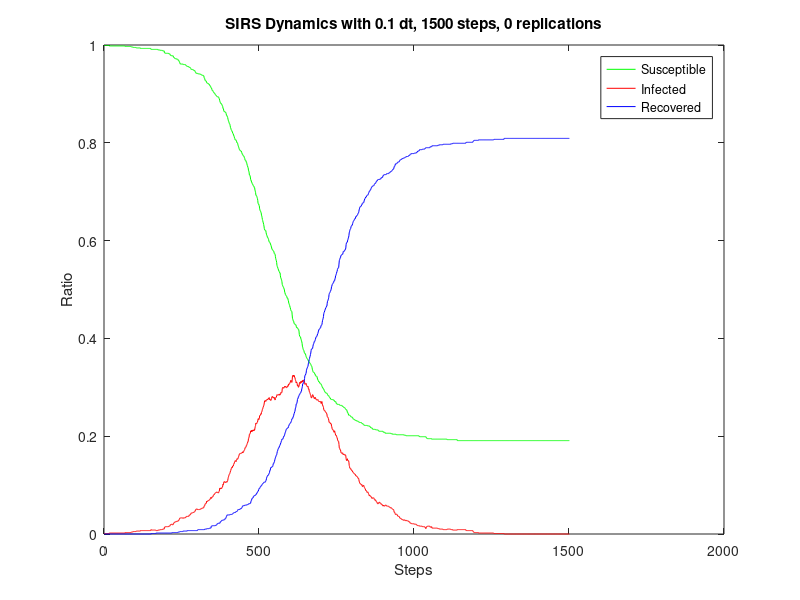

MATLAB code for this plot:
steps = 1500;
dt = 0.1;
replications = 0;
dynamics = [
0.999,0.001,0.000;
0.999,0.001,0.000;
0.999,0.001,0.000;
0.999,0.001,0.000;
0.999,0.001,0.000;
0.999,0.001,0.000;
0.999,0.001,0.000;
0.999,0.001,0.000;
0.999,0.001,0.000;
0.999,0.001,0.000;
0.999,0.001,0.000;
0.999,0.001,0.000;
0.999,0.001,0.000;
0.999,0.001,0.000;
0.999,0.001,0.000;
0.999,0.001,0.000;
0.998,0.002,0.000;
0.998,0.002,0.000;
0.998,0.002,0.000;
0.998,0.002,0.000;
0.998,0.002,0.000;
0.998,0.002,0.000;
0.998,0.002,0.000;
0.998,0.002,0.000;
0.998,0.002,0.000;
0.998,0.002,0.000;
0.998,0.002,0.000;
0.998,0.002,0.000;
0.998,0.002,0.000;
0.998,0.002,0.000;
0.998,0.002,0.000;
0.998,0.002,0.000;
0.998,0.002,0.000;
0.998,0.002,0.000;
0.998,0.002,0.000;
0.998,0.002,0.000;
0.998,0.002,0.000;
0.998,0.002,0.000;
0.998,0.002,0.000;
0.998,0.002,0.000;
0.998,0.002,0.000;
0.998,0.002,0.000;
0.998,0.002,0.000;
0.998,0.002,0.000;
0.998,0.002,0.000;
0.998,0.002,0.000;
0.998,0.002,0.000;
0.998,0.002,0.000;
0.998,0.002,0.000;
0.998,0.002,0.000;
0.998,0.002,0.000;
0.998,0.002,0.000;
0.998,0.002,0.000;
0.998,0.002,0.000;
0.998,0.002,0.000;
0.998,0.002,0.000;
0.998,0.002,0.000;
0.998,0.002,0.000;
0.998,0.002,0.000;
0.998,0.002,0.000;
0.998,0.002,0.000;
0.998,0.002,0.000;
0.998,0.002,0.000;
0.998,0.002,0.000;
0.998,0.002,0.000;
0.998,0.002,0.000;
0.998,0.002,0.000;
0.998,0.002,0.000;
0.997,0.003,0.000;
0.997,0.003,0.000;
0.997,0.003,0.000;
0.997,0.003,0.000;
0.997,0.003,0.000;
0.997,0.003,0.000;
0.997,0.003,0.000;
0.997,0.003,0.000;
0.997,0.003,0.000;
0.997,0.003,0.000;
0.997,0.003,0.000;
0.997,0.003,0.000;
0.997,0.003,0.000;
0.997,0.003,0.000;
0.997,0.003,0.000;
0.997,0.003,0.000;
0.997,0.003,0.000;
0.997,0.003,0.000;
0.997,0.003,0.000;
0.996,0.004,0.000;
0.996,0.004,0.000;
0.996,0.004,0.000;
0.996,0.004,0.000;
0.996,0.004,0.000;
0.996,0.004,0.000;
0.995,0.005,0.000;
0.995,0.005,0.000;
0.995,0.005,0.000;
0.995,0.005,0.000;
0.995,0.005,0.000;
0.995,0.005,0.000;
0.995,0.005,0.000;
0.995,0.005,0.000;
0.995,0.005,0.000;
0.995,0.005,0.000;
0.994,0.006,0.000;
0.994,0.006,0.000;
0.994,0.006,0.000;
0.994,0.006,0.000;
0.994,0.006,0.000;
0.994,0.006,0.000;
0.994,0.006,0.000;
0.994,0.006,0.000;
0.994,0.006,0.000;
0.994,0.006,0.000;
0.994,0.006,0.000;
0.994,0.006,0.000;
0.994,0.006,0.000;
0.994,0.006,0.000;
0.993,0.007,0.000;
0.993,0.007,0.000;
0.993,0.007,0.000;
0.993,0.007,0.000;
0.993,0.007,0.000;
0.993,0.007,0.000;
0.993,0.007,0.000;
0.993,0.007,0.000;
0.993,0.007,0.000;
0.993,0.007,0.000;
0.993,0.007,0.000;
0.993,0.007,0.000;
0.993,0.007,0.000;
0.993,0.007,0.000;
0.993,0.007,0.000;
0.993,0.007,0.000;
0.993,0.007,0.000;
0.993,0.007,0.000;
0.993,0.007,0.000;
0.993,0.007,0.000;
0.993,0.007,0.000;
0.993,0.007,0.000;
0.993,0.007,0.000;
0.993,0.007,0.000;
0.993,0.007,0.000;
0.993,0.007,0.000;
0.993,0.007,0.000;
0.993,0.007,0.000;
0.993,0.007,0.000;
0.993,0.007,0.000;
0.993,0.007,0.000;
0.993,0.007,0.000;
0.993,0.007,0.000;
0.992,0.008,0.000;
0.991,0.009,0.000;
0.991,0.008,0.001;
0.991,0.008,0.001;
0.991,0.008,0.001;
0.991,0.008,0.001;
0.991,0.008,0.001;
0.991,0.008,0.001;
0.991,0.008,0.001;
0.991,0.008,0.001;
0.991,0.008,0.001;
0.991,0.008,0.001;
0.991,0.008,0.001;
0.991,0.008,0.001;
0.991,0.008,0.001;
0.991,0.008,0.001;
0.991,0.008,0.001;
0.991,0.007,0.002;
0.991,0.007,0.002;
0.991,0.007,0.002;
0.991,0.007,0.002;
0.991,0.007,0.002;
0.991,0.007,0.002;
0.990,0.008,0.002;
0.990,0.008,0.002;
0.990,0.008,0.002;
0.990,0.008,0.002;
0.990,0.008,0.002;
0.990,0.008,0.002;
0.990,0.008,0.002;
0.989,0.009,0.002;
0.989,0.009,0.002;
0.989,0.009,0.002;
0.989,0.009,0.002;
0.989,0.009,0.002;
0.989,0.009,0.002;
0.989,0.009,0.002;
0.989,0.009,0.002;
0.988,0.010,0.002;
0.988,0.010,0.002;
0.988,0.010,0.002;
0.988,0.010,0.002;
0.988,0.010,0.002;
0.988,0.010,0.002;
0.984,0.014,0.002;
0.984,0.014,0.002;
0.984,0.014,0.002;
0.983,0.015,0.002;
0.983,0.015,0.002;
0.983,0.015,0.002;
0.983,0.015,0.002;
0.983,0.015,0.002;
0.983,0.015,0.002;
0.983,0.015,0.002;
0.983,0.015,0.002;
0.983,0.015,0.002;
0.983,0.015,0.002;
0.983,0.015,0.002;
0.982,0.016,0.002;
0.982,0.016,0.002;
0.982,0.016,0.002;
0.982,0.016,0.002;
0.981,0.017,0.002;
0.979,0.019,0.002;
0.979,0.019,0.002;
0.979,0.019,0.002;
0.978,0.020,0.002;
0.978,0.020,0.002;
0.978,0.020,0.002;
0.978,0.019,0.003;
0.978,0.019,0.003;
0.978,0.019,0.003;
0.978,0.019,0.003;
0.975,0.022,0.003;
0.975,0.022,0.003;
0.974,0.023,0.003;
0.974,0.023,0.003;
0.973,0.024,0.003;
0.972,0.025,0.003;
0.972,0.025,0.003;
0.972,0.025,0.003;
0.972,0.025,0.003;
0.972,0.025,0.003;
0.971,0.026,0.003;
0.971,0.026,0.003;
0.971,0.026,0.003;
0.971,0.026,0.003;
0.971,0.026,0.003;
0.970,0.026,0.004;
0.968,0.028,0.004;
0.968,0.028,0.004;
0.968,0.028,0.004;
0.966,0.030,0.004;
0.964,0.032,0.004;
0.963,0.032,0.005;
0.961,0.033,0.005;
0.961,0.033,0.005;
0.961,0.033,0.005;
0.961,0.033,0.005;
0.961,0.033,0.005;
0.961,0.033,0.005;
0.961,0.033,0.005;
0.961,0.033,0.005;
0.961,0.033,0.005;
0.961,0.032,0.006;
0.960,0.033,0.006;
0.960,0.033,0.006;
0.960,0.033,0.006;
0.960,0.033,0.006;
0.960,0.033,0.006;
0.960,0.033,0.006;
0.960,0.033,0.006;
0.959,0.034,0.006;
0.959,0.034,0.006;
0.958,0.035,0.006;
0.957,0.036,0.006;
0.957,0.036,0.006;
0.957,0.036,0.006;
0.956,0.036,0.007;
0.956,0.036,0.007;
0.956,0.036,0.007;
0.956,0.036,0.007;
0.956,0.036,0.007;
0.955,0.037,0.007;
0.954,0.039,0.007;
0.954,0.039,0.007;
0.954,0.039,0.007;
0.954,0.039,0.007;
0.953,0.040,0.007;
0.952,0.041,0.007;
0.950,0.043,0.007;
0.950,0.043,0.007;
0.950,0.043,0.007;
0.950,0.043,0.007;
0.950,0.043,0.007;
0.950,0.043,0.007;
0.949,0.044,0.007;
0.949,0.044,0.007;
0.949,0.044,0.007;
0.948,0.045,0.007;
0.948,0.045,0.007;
0.948,0.045,0.007;
0.947,0.046,0.007;
0.946,0.047,0.007;
0.944,0.049,0.007;
0.944,0.049,0.007;
0.942,0.051,0.007;
0.942,0.051,0.007;
0.942,0.051,0.007;
0.942,0.051,0.007;
0.942,0.051,0.007;
0.942,0.050,0.008;
0.941,0.050,0.009;
0.941,0.050,0.009;
0.941,0.050,0.009;
0.941,0.050,0.009;
0.941,0.050,0.009;
0.941,0.050,0.009;
0.941,0.050,0.009;
0.940,0.051,0.009;
0.940,0.051,0.009;
0.940,0.051,0.009;
0.940,0.051,0.009;
0.939,0.052,0.009;
0.939,0.052,0.009;
0.938,0.053,0.009;
0.938,0.053,0.009;
0.938,0.053,0.009;
0.938,0.053,0.009;
0.938,0.053,0.009;
0.937,0.054,0.009;
0.937,0.054,0.009;
0.933,0.057,0.009;
0.932,0.058,0.009;
0.931,0.058,0.010;
0.928,0.061,0.010;
0.927,0.062,0.010;
0.927,0.062,0.010;
0.926,0.063,0.010;
0.926,0.063,0.010;
0.923,0.067,0.010;
0.923,0.066,0.011;
0.922,0.067,0.011;
0.922,0.067,0.011;
0.921,0.068,0.011;
0.921,0.068,0.011;
0.921,0.068,0.011;
0.920,0.069,0.011;
0.920,0.069,0.011;
0.918,0.070,0.012;
0.918,0.070,0.012;
0.916,0.072,0.012;
0.916,0.072,0.012;
0.915,0.073,0.012;
0.913,0.075,0.012;
0.912,0.073,0.016;
0.912,0.073,0.016;
0.909,0.075,0.016;
0.907,0.076,0.017;
0.907,0.076,0.017;
0.907,0.076,0.017;
0.905,0.078,0.017;
0.904,0.079,0.017;
0.903,0.080,0.017;
0.903,0.080,0.017;
0.901,0.082,0.017;
0.901,0.082,0.017;
0.900,0.083,0.017;
0.899,0.084,0.017;
0.898,0.084,0.018;
0.897,0.085,0.018;
0.897,0.085,0.018;
0.896,0.086,0.018;
0.895,0.086,0.019;
0.894,0.085,0.021;
0.894,0.085,0.021;
0.894,0.085,0.021;
0.894,0.084,0.022;
0.894,0.084,0.022;
0.893,0.085,0.022;
0.891,0.087,0.022;
0.890,0.088,0.022;
0.887,0.092,0.022;
0.884,0.094,0.022;
0.883,0.092,0.025;
0.882,0.093,0.025;
0.880,0.094,0.026;
0.880,0.094,0.026;
0.880,0.093,0.027;
0.878,0.094,0.028;
0.877,0.095,0.028;
0.876,0.096,0.028;
0.874,0.098,0.028;
0.870,0.102,0.028;
0.870,0.101,0.029;
0.867,0.104,0.029;
0.864,0.107,0.029;
0.864,0.107,0.029;
0.864,0.107,0.029;
0.863,0.107,0.030;
0.863,0.105,0.032;
0.862,0.106,0.032;
0.862,0.106,0.032;
0.860,0.106,0.034;
0.856,0.107,0.036;
0.856,0.106,0.037;
0.855,0.106,0.039;
0.853,0.108,0.039;
0.852,0.109,0.039;
0.848,0.113,0.039;
0.846,0.116,0.039;
0.844,0.118,0.039;
0.842,0.120,0.039;
0.840,0.122,0.039;
0.839,0.123,0.039;
0.838,0.124,0.039;
0.835,0.126,0.040;
0.831,0.129,0.040;
0.830,0.130,0.040;
0.827,0.133,0.040;
0.826,0.134,0.040;
0.825,0.135,0.040;
0.823,0.137,0.040;
0.823,0.136,0.041;
0.820,0.139,0.041;
0.819,0.139,0.042;
0.818,0.139,0.043;
0.816,0.142,0.043;
0.814,0.144,0.043;
0.813,0.144,0.044;
0.810,0.147,0.044;
0.809,0.148,0.044;
0.806,0.150,0.044;
0.806,0.150,0.044;
0.806,0.149,0.045;
0.806,0.148,0.046;
0.804,0.150,0.046;
0.802,0.152,0.046;
0.800,0.154,0.046;
0.800,0.153,0.047;
0.799,0.153,0.048;
0.796,0.154,0.050;
0.794,0.156,0.050;
0.792,0.158,0.050;
0.790,0.160,0.050;
0.788,0.162,0.050;
0.786,0.164,0.050;
0.785,0.164,0.051;
0.785,0.164,0.051;
0.784,0.165,0.051;
0.783,0.165,0.052;
0.783,0.165,0.052;
0.783,0.165,0.052;
0.780,0.166,0.053;
0.779,0.166,0.054;
0.777,0.166,0.056;
0.776,0.168,0.056;
0.775,0.166,0.058;
0.774,0.168,0.058;
0.773,0.169,0.058;
0.773,0.169,0.058;
0.771,0.171,0.058;
0.770,0.172,0.058;
0.768,0.173,0.059;
0.765,0.176,0.059;
0.764,0.177,0.059;
0.764,0.177,0.059;
0.763,0.178,0.059;
0.760,0.181,0.059;
0.760,0.181,0.059;
0.757,0.183,0.060;
0.754,0.185,0.060;
0.753,0.186,0.060;
0.750,0.189,0.060;
0.749,0.189,0.061;
0.744,0.195,0.061;
0.742,0.196,0.062;
0.740,0.198,0.062;
0.734,0.204,0.062;
0.734,0.204,0.062;
0.733,0.205,0.062;
0.730,0.206,0.063;
0.725,0.211,0.063;
0.723,0.210,0.067;
0.723,0.209,0.068;
0.719,0.212,0.069;
0.719,0.209,0.072;
0.717,0.210,0.073;
0.715,0.212,0.073;
0.715,0.211,0.074;
0.713,0.213,0.074;
0.712,0.211,0.077;
0.711,0.212,0.077;
0.711,0.211,0.078;
0.708,0.214,0.078;
0.708,0.213,0.079;
0.703,0.217,0.079;
0.701,0.220,0.079;
0.698,0.222,0.080;
0.693,0.227,0.080;
0.692,0.226,0.082;
0.692,0.226,0.082;
0.690,0.226,0.084;
0.688,0.228,0.084;
0.686,0.229,0.085;
0.682,0.231,0.087;
0.676,0.235,0.088;
0.675,0.236,0.088;
0.675,0.234,0.091;
0.672,0.235,0.093;
0.671,0.236,0.093;
0.665,0.242,0.093;
0.663,0.242,0.095;
0.661,0.243,0.096;
0.660,0.243,0.097;
0.658,0.246,0.097;
0.657,0.245,0.099;
0.652,0.249,0.099;
0.650,0.250,0.100;
0.647,0.252,0.101;
0.643,0.255,0.102;
0.641,0.256,0.103;
0.638,0.259,0.103;
0.636,0.260,0.104;
0.633,0.262,0.105;
0.630,0.264,0.106;
0.625,0.268,0.106;
0.622,0.272,0.106;
0.622,0.272,0.106;
0.621,0.273,0.106;
0.621,0.272,0.107;
0.620,0.271,0.109;
0.616,0.274,0.110;
0.613,0.274,0.113;
0.611,0.274,0.116;
0.610,0.274,0.117;
0.607,0.276,0.118;
0.606,0.275,0.120;
0.606,0.275,0.120;
0.604,0.277,0.120;
0.602,0.276,0.122;
0.599,0.278,0.123;
0.597,0.279,0.124;
0.597,0.277,0.126;
0.596,0.274,0.130;
0.595,0.275,0.130;
0.593,0.274,0.133;
0.591,0.273,0.136;
0.590,0.274,0.136;
0.587,0.277,0.136;
0.585,0.278,0.137;
0.582,0.281,0.137;
0.582,0.280,0.138;
0.581,0.281,0.138;
0.580,0.280,0.140;
0.579,0.278,0.144;
0.578,0.279,0.144;
0.578,0.278,0.145;
0.574,0.279,0.147;
0.573,0.279,0.148;
0.573,0.275,0.152;
0.572,0.274,0.154;
0.567,0.277,0.156;
0.563,0.279,0.158;
0.561,0.279,0.160;
0.559,0.280,0.161;
0.555,0.283,0.162;
0.549,0.285,0.165;
0.547,0.284,0.169;
0.546,0.284,0.170;
0.543,0.284,0.173;
0.542,0.284,0.174;
0.540,0.285,0.175;
0.538,0.285,0.177;
0.537,0.286,0.177;
0.536,0.284,0.180;
0.534,0.285,0.181;
0.534,0.284,0.182;
0.528,0.288,0.184;
0.524,0.289,0.186;
0.523,0.289,0.187;
0.521,0.288,0.190;
0.519,0.289,0.191;
0.516,0.290,0.194;
0.510,0.297,0.194;
0.508,0.299,0.194;
0.507,0.300,0.194;
0.506,0.299,0.196;
0.504,0.299,0.198;
0.503,0.298,0.200;
0.501,0.300,0.200;
0.499,0.300,0.201;
0.494,0.302,0.204;
0.493,0.301,0.206;
0.490,0.302,0.208;
0.489,0.301,0.210;
0.488,0.300,0.212;
0.487,0.299,0.214;
0.486,0.299,0.215;
0.485,0.300,0.215;
0.482,0.302,0.216;
0.482,0.301,0.217;
0.482,0.301,0.217;
0.478,0.305,0.217;
0.477,0.304,0.220;
0.472,0.307,0.221;
0.471,0.306,0.223;
0.469,0.307,0.224;
0.467,0.308,0.225;
0.464,0.310,0.226;
0.463,0.310,0.227;
0.459,0.314,0.227;
0.457,0.314,0.229;
0.456,0.314,0.230;
0.456,0.312,0.232;
0.455,0.310,0.235;
0.448,0.315,0.236;
0.441,0.323,0.236;
0.439,0.324,0.237;
0.437,0.323,0.240;
0.435,0.325,0.240;
0.435,0.322,0.243;
0.431,0.324,0.246;
0.430,0.324,0.247;
0.430,0.320,0.250;
0.429,0.320,0.251;
0.428,0.316,0.256;
0.428,0.314,0.258;
0.428,0.312,0.260;
0.425,0.309,0.266;
0.422,0.311,0.266;
0.422,0.310,0.267;
0.422,0.308,0.270;
0.422,0.303,0.275;
0.420,0.303,0.277;
0.419,0.304,0.277;
0.419,0.300,0.281;
0.418,0.301,0.281;
0.415,0.302,0.283;
0.408,0.307,0.285;
0.405,0.310,0.285;
0.404,0.309,0.287;
0.403,0.309,0.288;
0.403,0.308,0.289;
0.399,0.312,0.289;
0.398,0.310,0.292;
0.395,0.312,0.292;
0.393,0.310,0.297;
0.390,0.311,0.299;
0.384,0.314,0.302;
0.382,0.311,0.307;
0.379,0.313,0.308;
0.377,0.315,0.308;
0.376,0.314,0.310;
0.375,0.313,0.312;
0.371,0.314,0.314;
0.370,0.311,0.318;
0.370,0.306,0.324;
0.368,0.307,0.325;
0.368,0.307,0.325;
0.365,0.307,0.328;
0.363,0.308,0.329;
0.361,0.304,0.335;
0.360,0.303,0.337;
0.359,0.302,0.339;
0.358,0.302,0.340;
0.357,0.301,0.342;
0.355,0.302,0.343;
0.355,0.298,0.348;
0.355,0.296,0.350;
0.351,0.297,0.353;
0.351,0.292,0.357;
0.351,0.290,0.359;
0.349,0.289,0.362;
0.349,0.287,0.364;
0.348,0.285,0.367;
0.347,0.283,0.370;
0.345,0.280,0.375;
0.344,0.278,0.378;
0.343,0.279,0.378;
0.341,0.280,0.379;
0.337,0.284,0.379;
0.335,0.285,0.380;
0.332,0.284,0.384;
0.331,0.282,0.387;
0.331,0.280,0.389;
0.330,0.280,0.390;
0.330,0.277,0.393;
0.329,0.277,0.394;
0.327,0.279,0.394;
0.327,0.277,0.396;
0.324,0.279,0.398;
0.323,0.277,0.401;
0.323,0.275,0.403;
0.323,0.275,0.403;
0.323,0.274,0.404;
0.322,0.274,0.405;
0.319,0.274,0.407;
0.317,0.274,0.409;
0.315,0.275,0.410;
0.314,0.273,0.413;
0.313,0.272,0.415;
0.311,0.271,0.418;
0.311,0.271,0.418;
0.311,0.270,0.419;
0.309,0.271,0.420;
0.308,0.271,0.421;
0.307,0.271,0.422;
0.307,0.271,0.422;
0.307,0.267,0.426;
0.306,0.267,0.427;
0.304,0.270,0.427;
0.302,0.271,0.428;
0.301,0.266,0.433;
0.299,0.264,0.437;
0.299,0.262,0.439;
0.298,0.261,0.441;
0.296,0.259,0.445;
0.296,0.254,0.451;
0.294,0.253,0.453;
0.293,0.253,0.454;
0.291,0.252,0.457;
0.290,0.252,0.458;
0.290,0.250,0.460;
0.289,0.249,0.462;
0.288,0.249,0.463;
0.288,0.248,0.464;
0.288,0.246,0.466;
0.288,0.246,0.466;
0.287,0.240,0.472;
0.285,0.239,0.476;
0.284,0.239,0.477;
0.283,0.238,0.479;
0.283,0.236,0.481;
0.283,0.233,0.484;
0.281,0.229,0.490;
0.280,0.228,0.492;
0.279,0.228,0.493;
0.278,0.228,0.494;
0.278,0.226,0.496;
0.276,0.227,0.497;
0.276,0.225,0.499;
0.275,0.225,0.501;
0.275,0.220,0.506;
0.275,0.219,0.507;
0.275,0.215,0.510;
0.275,0.214,0.511;
0.275,0.213,0.512;
0.274,0.213,0.513;
0.274,0.212,0.514;
0.274,0.211,0.515;
0.274,0.208,0.518;
0.272,0.210,0.518;
0.271,0.211,0.518;
0.271,0.207,0.522;
0.271,0.206,0.523;
0.271,0.202,0.528;
0.270,0.202,0.529;
0.267,0.202,0.531;
0.267,0.200,0.533;
0.266,0.198,0.536;
0.266,0.197,0.537;
0.265,0.194,0.541;
0.265,0.191,0.543;
0.265,0.190,0.544;
0.265,0.190,0.544;
0.265,0.189,0.545;
0.265,0.183,0.552;
0.265,0.176,0.559;
0.264,0.175,0.561;
0.263,0.174,0.563;
0.263,0.172,0.565;
0.263,0.172,0.565;
0.263,0.168,0.569;
0.263,0.166,0.570;
0.263,0.166,0.570;
0.263,0.165,0.571;
0.262,0.165,0.572;
0.261,0.166,0.572;
0.261,0.166,0.572;
0.261,0.163,0.575;
0.260,0.162,0.578;
0.259,0.163,0.578;
0.259,0.163,0.578;
0.259,0.163,0.578;
0.258,0.162,0.580;
0.258,0.161,0.581;
0.257,0.162,0.581;
0.256,0.162,0.582;
0.255,0.160,0.585;
0.254,0.154,0.592;
0.254,0.151,0.595;
0.254,0.150,0.596;
0.252,0.151,0.597;
0.249,0.154,0.597;
0.248,0.151,0.601;
0.248,0.150,0.602;
0.246,0.150,0.605;
0.243,0.150,0.607;
0.243,0.147,0.610;
0.243,0.140,0.616;
0.243,0.138,0.618;
0.243,0.135,0.621;
0.242,0.134,0.623;
0.241,0.134,0.624;
0.240,0.134,0.625;
0.240,0.131,0.629;
0.239,0.131,0.630;
0.239,0.131,0.630;
0.239,0.129,0.632;
0.239,0.129,0.632;
0.238,0.127,0.635;
0.236,0.127,0.637;
0.235,0.126,0.639;
0.235,0.125,0.640;
0.235,0.124,0.641;
0.234,0.124,0.642;
0.234,0.123,0.643;
0.233,0.122,0.645;
0.233,0.122,0.645;
0.233,0.122,0.645;
0.232,0.119,0.649;
0.232,0.119,0.649;
0.232,0.119,0.649;
0.231,0.118,0.651;
0.231,0.118,0.651;
0.231,0.117,0.652;
0.231,0.116,0.653;
0.231,0.114,0.655;
0.230,0.114,0.656;
0.229,0.114,0.657;
0.229,0.112,0.659;
0.229,0.108,0.663;
0.229,0.106,0.665;
0.228,0.104,0.668;
0.228,0.103,0.669;
0.228,0.103,0.669;
0.228,0.102,0.670;
0.228,0.102,0.670;
0.228,0.101,0.671;
0.227,0.100,0.673;
0.226,0.101,0.673;
0.226,0.098,0.676;
0.226,0.097,0.677;
0.226,0.097,0.677;
0.224,0.099,0.677;
0.223,0.100,0.677;
0.223,0.099,0.678;
0.223,0.097,0.681;
0.223,0.095,0.683;
0.222,0.094,0.685;
0.222,0.093,0.686;
0.222,0.092,0.687;
0.222,0.089,0.689;
0.222,0.089,0.689;
0.222,0.089,0.689;
0.222,0.087,0.691;
0.222,0.086,0.692;
0.222,0.085,0.693;
0.221,0.086,0.693;
0.221,0.086,0.693;
0.221,0.085,0.694;
0.221,0.083,0.696;
0.221,0.081,0.698;
0.221,0.080,0.699;
0.221,0.078,0.701;
0.220,0.079,0.701;
0.219,0.079,0.702;
0.219,0.077,0.704;
0.219,0.077,0.704;
0.217,0.077,0.706;
0.217,0.076,0.707;
0.217,0.074,0.709;
0.217,0.073,0.710;
0.216,0.074,0.710;
0.216,0.073,0.711;
0.214,0.074,0.712;
0.214,0.074,0.712;
0.214,0.074,0.712;
0.214,0.074,0.712;
0.214,0.073,0.713;
0.214,0.071,0.715;
0.214,0.070,0.716;
0.214,0.069,0.717;
0.214,0.069,0.717;
0.213,0.070,0.717;
0.213,0.068,0.719;
0.213,0.067,0.720;
0.213,0.066,0.721;
0.213,0.065,0.722;
0.213,0.065,0.722;
0.213,0.062,0.724;
0.213,0.062,0.724;
0.212,0.062,0.725;
0.212,0.062,0.725;
0.211,0.063,0.725;
0.210,0.065,0.725;
0.210,0.065,0.725;
0.210,0.065,0.725;
0.210,0.063,0.726;
0.210,0.063,0.726;
0.210,0.063,0.726;
0.210,0.063,0.726;
0.210,0.061,0.728;
0.210,0.060,0.729;
0.210,0.060,0.729;
0.210,0.060,0.729;
0.210,0.060,0.729;
0.210,0.059,0.730;
0.210,0.057,0.733;
0.208,0.059,0.733;
0.208,0.058,0.734;
0.208,0.058,0.734;
0.208,0.057,0.735;
0.208,0.057,0.735;
0.208,0.057,0.735;
0.206,0.059,0.735;
0.206,0.059,0.735;
0.206,0.059,0.735;
0.206,0.059,0.735;
0.206,0.058,0.736;
0.206,0.057,0.737;
0.206,0.057,0.737;
0.206,0.057,0.737;
0.206,0.057,0.737;
0.206,0.057,0.737;
0.206,0.057,0.737;
0.206,0.057,0.737;
0.206,0.056,0.738;
0.206,0.055,0.739;
0.206,0.055,0.739;
0.206,0.055,0.739;
0.206,0.054,0.740;
0.206,0.053,0.741;
0.206,0.053,0.741;
0.205,0.054,0.741;
0.205,0.053,0.742;
0.205,0.053,0.742;
0.205,0.052,0.743;
0.205,0.051,0.744;
0.204,0.051,0.745;
0.204,0.050,0.746;
0.204,0.050,0.746;
0.204,0.050,0.746;
0.204,0.048,0.748;
0.204,0.045,0.751;
0.204,0.044,0.752;
0.204,0.044,0.752;
0.204,0.042,0.754;
0.204,0.040,0.757;
0.204,0.040,0.757;
0.204,0.040,0.757;
0.203,0.041,0.757;
0.203,0.041,0.757;
0.203,0.040,0.758;
0.203,0.039,0.759;
0.203,0.037,0.760;
0.203,0.037,0.760;
0.203,0.036,0.761;
0.203,0.036,0.761;
0.203,0.036,0.761;
0.203,0.036,0.761;
0.203,0.035,0.762;
0.203,0.033,0.764;
0.203,0.032,0.765;
0.203,0.032,0.765;
0.203,0.032,0.765;
0.203,0.031,0.766;
0.203,0.031,0.766;
0.203,0.030,0.767;
0.203,0.030,0.767;
0.203,0.030,0.767;
0.203,0.029,0.768;
0.203,0.029,0.768;
0.203,0.029,0.768;
0.203,0.028,0.769;
0.203,0.028,0.769;
0.202,0.029,0.769;
0.202,0.029,0.769;
0.202,0.029,0.769;
0.202,0.028,0.770;
0.202,0.027,0.771;
0.202,0.027,0.771;
0.201,0.028,0.771;
0.201,0.028,0.771;
0.201,0.027,0.772;
0.201,0.027,0.772;
0.201,0.027,0.772;
0.201,0.027,0.772;
0.201,0.027,0.772;
0.201,0.027,0.772;
0.201,0.026,0.773;
0.201,0.025,0.774;
0.201,0.025,0.774;
0.201,0.025,0.774;
0.201,0.025,0.774;
0.201,0.023,0.776;
0.201,0.022,0.777;
0.201,0.022,0.777;
0.201,0.022,0.777;
0.201,0.022,0.777;
0.201,0.021,0.778;
0.201,0.021,0.778;
0.201,0.021,0.778;
0.201,0.021,0.778;
0.201,0.021,0.778;
0.201,0.021,0.778;
0.201,0.021,0.778;
0.201,0.021,0.778;
0.201,0.021,0.778;
0.201,0.020,0.779;
0.201,0.020,0.779;
0.201,0.020,0.779;
0.201,0.020,0.779;
0.201,0.020,0.779;
0.201,0.020,0.779;
0.201,0.020,0.779;
0.201,0.019,0.780;
0.201,0.018,0.781;
0.201,0.018,0.781;
0.201,0.018,0.781;
0.201,0.017,0.783;
0.201,0.017,0.783;
0.201,0.017,0.783;
0.201,0.017,0.783;
0.200,0.017,0.784;
0.200,0.017,0.784;
0.199,0.016,0.786;
0.199,0.016,0.786;
0.199,0.016,0.786;
0.199,0.016,0.786;
0.199,0.016,0.786;
0.199,0.016,0.786;
0.199,0.016,0.786;
0.199,0.016,0.786;
0.199,0.016,0.786;
0.199,0.015,0.787;
0.199,0.015,0.787;
0.199,0.015,0.787;
0.199,0.015,0.787;
0.199,0.015,0.787;
0.199,0.015,0.787;
0.199,0.015,0.787;
0.199,0.015,0.787;
0.199,0.014,0.788;
0.199,0.014,0.788;
0.199,0.012,0.789;
0.199,0.011,0.790;
0.198,0.012,0.790;
0.197,0.014,0.790;
0.196,0.015,0.790;
0.196,0.015,0.790;
0.195,0.016,0.790;
0.195,0.016,0.790;
0.195,0.016,0.790;
0.195,0.016,0.790;
0.195,0.016,0.790;
0.195,0.016,0.790;
0.195,0.016,0.790;
0.195,0.016,0.790;
0.195,0.016,0.790;
0.195,0.014,0.792;
0.195,0.014,0.792;
0.195,0.014,0.792;
0.195,0.014,0.792;
0.195,0.014,0.792;
0.194,0.015,0.792;
0.194,0.012,0.794;
0.194,0.012,0.794;
0.194,0.012,0.794;
0.194,0.012,0.794;
0.194,0.012,0.794;
0.194,0.012,0.794;
0.194,0.012,0.794;
0.194,0.012,0.794;
0.194,0.012,0.794;
0.194,0.012,0.794;
0.194,0.012,0.794;
0.194,0.012,0.794;
0.194,0.012,0.794;
0.194,0.012,0.794;
0.194,0.012,0.794;
0.194,0.012,0.794;
0.194,0.012,0.794;
0.194,0.012,0.794;
0.194,0.012,0.794;
0.194,0.011,0.795;
0.194,0.011,0.795;
0.194,0.011,0.795;
0.194,0.011,0.795;
0.194,0.011,0.795;
0.194,0.010,0.796;
0.194,0.010,0.796;
0.194,0.010,0.796;
0.194,0.010,0.796;
0.194,0.010,0.796;
0.194,0.010,0.796;
0.194,0.010,0.796;
0.194,0.010,0.796;
0.194,0.010,0.796;
0.194,0.010,0.796;
0.194,0.010,0.796;
0.194,0.010,0.796;
0.194,0.009,0.797;
0.194,0.009,0.797;
0.194,0.009,0.797;
0.194,0.009,0.797;
0.194,0.009,0.797;
0.194,0.009,0.797;
0.194,0.009,0.797;
0.194,0.009,0.797;
0.194,0.009,0.797;
0.194,0.009,0.797;
0.194,0.009,0.797;
0.194,0.009,0.797;
0.194,0.009,0.797;
0.193,0.010,0.797;
0.193,0.010,0.797;
0.193,0.010,0.797;
0.193,0.010,0.797;
0.193,0.010,0.797;
0.193,0.010,0.797;
0.193,0.010,0.797;
0.193,0.010,0.797;
0.193,0.010,0.797;
0.193,0.010,0.797;
0.193,0.010,0.797;
0.193,0.010,0.797;
0.193,0.009,0.798;
0.193,0.009,0.798;
0.193,0.009,0.798;
0.193,0.009,0.798;
0.193,0.009,0.798;
0.193,0.009,0.798;
0.193,0.008,0.799;
0.193,0.008,0.799;
0.193,0.008,0.799;
0.193,0.008,0.799;
0.193,0.008,0.799;
0.193,0.008,0.799;
0.193,0.008,0.799;
0.193,0.008,0.799;
0.193,0.008,0.799;
0.193,0.008,0.799;
0.193,0.008,0.799;
0.193,0.008,0.799;
0.193,0.008,0.799;
0.193,0.008,0.799;
0.193,0.008,0.799;
0.191,0.009,0.799;
0.191,0.009,0.799;
0.191,0.009,0.799;
0.191,0.009,0.799;
0.191,0.009,0.799;
0.191,0.009,0.799;
0.191,0.009,0.799;
0.191,0.009,0.799;
0.191,0.009,0.799;
0.191,0.009,0.799;
0.191,0.009,0.799;
0.191,0.009,0.799;
0.191,0.009,0.799;
0.191,0.009,0.799;
0.191,0.009,0.799;
0.191,0.009,0.799;
0.191,0.009,0.799;
0.191,0.009,0.799;
0.191,0.009,0.799;
0.191,0.009,0.799;
0.191,0.009,0.799;
0.191,0.009,0.799;
0.191,0.009,0.799;
0.191,0.009,0.799;
0.191,0.009,0.799;
0.191,0.009,0.799;
0.191,0.009,0.799;
0.191,0.008,0.800;
0.191,0.008,0.800;
0.191,0.007,0.801;
0.191,0.007,0.801;
0.191,0.007,0.801;
0.191,0.007,0.801;
0.191,0.007,0.801;
0.191,0.007,0.801;
0.191,0.007,0.801;
0.191,0.007,0.801;
0.191,0.007,0.801;
0.191,0.007,0.801;
0.191,0.007,0.801;
0.191,0.007,0.801;
0.191,0.007,0.801;
0.191,0.007,0.801;
0.191,0.007,0.801;
0.191,0.007,0.801;
0.191,0.007,0.801;
0.191,0.007,0.801;
0.191,0.007,0.801;
0.191,0.007,0.801;
0.191,0.007,0.801;
0.191,0.006,0.802;
0.191,0.005,0.803;
0.191,0.004,0.804;
0.191,0.004,0.804;
0.191,0.003,0.805;
0.191,0.003,0.805;
0.191,0.003,0.805;
0.191,0.003,0.805;
0.191,0.003,0.805;
0.191,0.003,0.805;
0.191,0.003,0.805;
0.191,0.003,0.805;
0.191,0.003,0.805;
0.191,0.003,0.805;
0.191,0.003,0.805;
0.191,0.003,0.805;
0.191,0.003,0.805;
0.191,0.003,0.805;
0.191,0.002,0.806;
0.191,0.002,0.806;
0.191,0.002,0.806;
0.191,0.002,0.806;
0.191,0.002,0.806;
0.191,0.002,0.806;
0.191,0.002,0.806;
0.191,0.002,0.806;
0.191,0.002,0.806;
0.191,0.002,0.806;
0.191,0.002,0.806;
0.191,0.002,0.806;
0.191,0.002,0.806;
0.191,0.002,0.806;
0.191,0.002,0.806;
0.191,0.002,0.806;
0.191,0.002,0.806;
0.191,0.002,0.806;
0.191,0.002,0.806;
0.191,0.002,0.806;
0.191,0.002,0.806;
0.191,0.002,0.806;
0.191,0.002,0.806;
0.191,0.002,0.806;
0.191,0.002,0.806;
0.191,0.002,0.806;
0.191,0.002,0.806;
0.191,0.002,0.806;
0.191,0.002,0.806;
0.191,0.002,0.806;
0.191,0.002,0.806;
0.191,0.002,0.806;
0.191,0.002,0.806;
0.191,0.002,0.806;
0.191,0.002,0.806;
0.191,0.002,0.806;
0.191,0.002,0.806;
0.191,0.002,0.806;
0.191,0.002,0.806;
0.191,0.002,0.806;
0.191,0.002,0.806;
0.191,0.002,0.806;
0.191,0.002,0.806;
0.191,0.002,0.806;
0.191,0.002,0.806;
0.191,0.002,0.806;
0.191,0.002,0.806;
0.191,0.002,0.806;
0.191,0.002,0.806;
0.191,0.002,0.806;
0.191,0.001,0.807;
0.191,0.001,0.807;
0.191,0.001,0.807;
0.191,0.001,0.807;
0.191,0.001,0.807;
0.191,0.001,0.807;
0.191,0.001,0.807;
0.191,0.001,0.807;
0.191,0.001,0.807;
0.191,0.001,0.807;
0.191,0.001,0.807;
0.191,0.001,0.807;
0.191,0.001,0.807;
0.191,0.001,0.807;
0.191,0.001,0.807;
0.191,0.001,0.807;
0.191,0.001,0.807;
0.191,0.001,0.807;
0.191,0.001,0.807;
0.191,0.001,0.807;
0.191,0.001,0.807;
0.191,0.001,0.807;
0.191,0.001,0.807;
0.191,0.001,0.807;
0.191,0.001,0.807;
0.191,0.001,0.807;
0.191,0.001,0.807;
0.191,0.001,0.807;
0.191,0.001,0.807;
0.191,0.001,0.807;
0.191,0.001,0.807;
0.191,0.001,0.807;
0.191,0.001,0.807;
0.191,0.000,0.809;
0.191,0.000,0.809;
0.191,0.000,0.809;
0.191,0.000,0.809;
0.191,0.000,0.809;
0.191,0.000,0.809;
0.191,0.000,0.809;
0.191,0.000,0.809;
0.191,0.000,0.809;
0.191,0.000,0.809;
0.191,0.000,0.809;
0.191,0.000,0.809;
0.191,0.000,0.809;
0.191,0.000,0.809;
0.191,0.000,0.809;
0.191,0.000,0.809;
0.191,0.000,0.809;
0.191,0.000,0.809;
0.191,0.000,0.809;
0.191,0.000,0.809;
0.191,0.000,0.809;
0.191,0.000,0.809;
0.191,0.000,0.809;
0.191,0.000,0.809;
0.191,0.000,0.809;
0.191,0.000,0.809;
0.191,0.000,0.809;
0.191,0.000,0.809;
0.191,0.000,0.809;
0.191,0.000,0.809;
0.191,0.000,0.809;
0.191,0.000,0.809;
0.191,0.000,0.809;
0.191,0.000,0.809;
0.191,0.000,0.809;
0.191,0.000,0.809;
0.191,0.000,0.809;
0.191,0.000,0.809;
0.191,0.000,0.809;
0.191,0.000,0.809;
0.191,0.000,0.809;
0.191,0.000,0.809;
0.191,0.000,0.809;
0.191,0.000,0.809;
0.191,0.000,0.809;
0.191,0.000,0.809;
0.191,0.000,0.809;
0.191,0.000,0.809;
0.191,0.000,0.809;
0.191,0.000,0.809;
0.191,0.000,0.809;
0.191,0.000,0.809;
0.191,0.000,0.809;
0.191,0.000,0.809;
0.191,0.000,0.809;
0.191,0.000,0.809;
0.191,0.000,0.809;
0.191,0.000,0.809;
0.191,0.000,0.809;
0.191,0.000,0.809;
0.191,0.000,0.809;
0.191,0.000,0.809;
0.191,0.000,0.809;
0.191,0.000,0.809;
0.191,0.000,0.809;
0.191,0.000,0.809;
0.191,0.000,0.809;
0.191,0.000,0.809;
0.191,0.000,0.809;
0.191,0.000,0.809;
0.191,0.000,0.809;
0.191,0.000,0.809;
0.191,0.000,0.809;
0.191,0.000,0.809;
0.191,0.000,0.809;
0.191,0.000,0.809;
0.191,0.000,0.809;
0.191,0.000,0.809;
0.191,0.000,0.809;
0.191,0.000,0.809;
0.191,0.000,0.809;
0.191,0.000,0.809;
0.191,0.000,0.809;
0.191,0.000,0.809;
0.191,0.000,0.809;
0.191,0.000,0.809;
0.191,0.000,0.809;
0.191,0.000,0.809;
0.191,0.000,0.809;
0.191,0.000,0.809;
0.191,0.000,0.809;
0.191,0.000,0.809;
0.191,0.000,0.809;
0.191,0.000,0.809;
0.191,0.000,0.809;
0.191,0.000,0.809;
0.191,0.000,0.809;
0.191,0.000,0.809;
0.191,0.000,0.809;
0.191,0.000,0.809;
0.191,0.000,0.809;
0.191,0.000,0.809;
0.191,0.000,0.809;
0.191,0.000,0.809;
0.191,0.000,0.809;
0.191,0.000,0.809;
0.191,0.000,0.809;
0.191,0.000,0.809;
0.191,0.000,0.809;
0.191,0.000,0.809;
0.191,0.000,0.809;
0.191,0.000,0.809;
0.191,0.000,0.809;
0.191,0.000,0.809;
0.191,0.000,0.809;
0.191,0.000,0.809;
0.191,0.000,0.809;
0.191,0.000,0.809;
0.191,0.000,0.809;
0.191,0.000,0.809;
0.191,0.000,0.809;
0.191,0.000,0.809;
0.191,0.000,0.809;
0.191,0.000,0.809;
0.191,0.000,0.809;
0.191,0.000,0.809;
0.191,0.000,0.809;
0.191,0.000,0.809;
0.191,0.000,0.809;
0.191,0.000,0.809;
0.191,0.000,0.809;
0.191,0.000,0.809;
0.191,0.000,0.809;
0.191,0.000,0.809;
0.191,0.000,0.809;
0.191,0.000,0.809;
0.191,0.000,0.809;
0.191,0.000,0.809;
0.191,0.000,0.809;
0.191,0.000,0.809;
0.191,0.000,0.809;
0.191,0.000,0.809;
0.191,0.000,0.809;
0.191,0.000,0.809;
0.191,0.000,0.809;
0.191,0.000,0.809;
0.191,0.000,0.809;
0.191,0.000,0.809;
0.191,0.000,0.809;
0.191,0.000,0.809;
0.191,0.000,0.809;
0.191,0.000,0.809;
0.191,0.000,0.809;
0.191,0.000,0.809;
0.191,0.000,0.809;
0.191,0.000,0.809;
0.191,0.000,0.809;
0.191,0.000,0.809;
0.191,0.000,0.809;
0.191,0.000,0.809;
0.191,0.000,0.809;
0.191,0.000,0.809;
0.191,0.000,0.809;
0.191,0.000,0.809;
0.191,0.000,0.809;
0.191,0.000,0.809;
0.191,0.000,0.809;
0.191,0.000,0.809;
0.191,0.000,0.809;
0.191,0.000,0.809;
0.191,0.000,0.809;
0.191,0.000,0.809;
0.191,0.000,0.809;
0.191,0.000,0.809;
0.191,0.000,0.809;
0.191,0.000,0.809;
0.191,0.000,0.809;
0.191,0.000,0.809;
0.191,0.000,0.809;
0.191,0.000,0.809;
0.191,0.000,0.809;
0.191,0.000,0.809;
0.191,0.000,0.809;
0.191,0.000,0.809;
0.191,0.000,0.809;
0.191,0.000,0.809;
0.191,0.000,0.809;
0.191,0.000,0.809;
0.191,0.000,0.809;
0.191,0.000,0.809;
0.191,0.000,0.809;
0.191,0.000,0.809;
0.191,0.000,0.809;
0.191,0.000,0.809;
0.191,0.000,0.809;
0.191,0.000,0.809;
0.191,0.000,0.809;
0.191,0.000,0.809;
0.191,0.000,0.809;
0.191,0.000,0.809;
0.191,0.000,0.809;
0.191,0.000,0.809;
0.191,0.000,0.809;
0.191,0.000,0.809;
0.191,0.000,0.809;
0.191,0.000,0.809;
0.191,0.000,0.809;
0.191,0.000,0.809;
0.191,0.000,0.809;
0.191,0.000,0.809;
0.191,0.000,0.809;
];
susceptibleRatio = dynamics (:, 1);
infectedRatio = dynamics (:, 2);
recoveredRatio = dynamics (:, 3);
figure
plot (susceptibleRatio.', 'color', 'green');
hold on
plot (infectedRatio.', 'color', 'red');
hold on
plot (recoveredRatio.', 'color', 'blue');
xlabel ('Steps');
ylabel ('Ratio');
legend('Susceptible','Infected', 'Recovered');
title ('SIRS Dynamics with 0.1 dt, 1500 steps, 0 replications');
